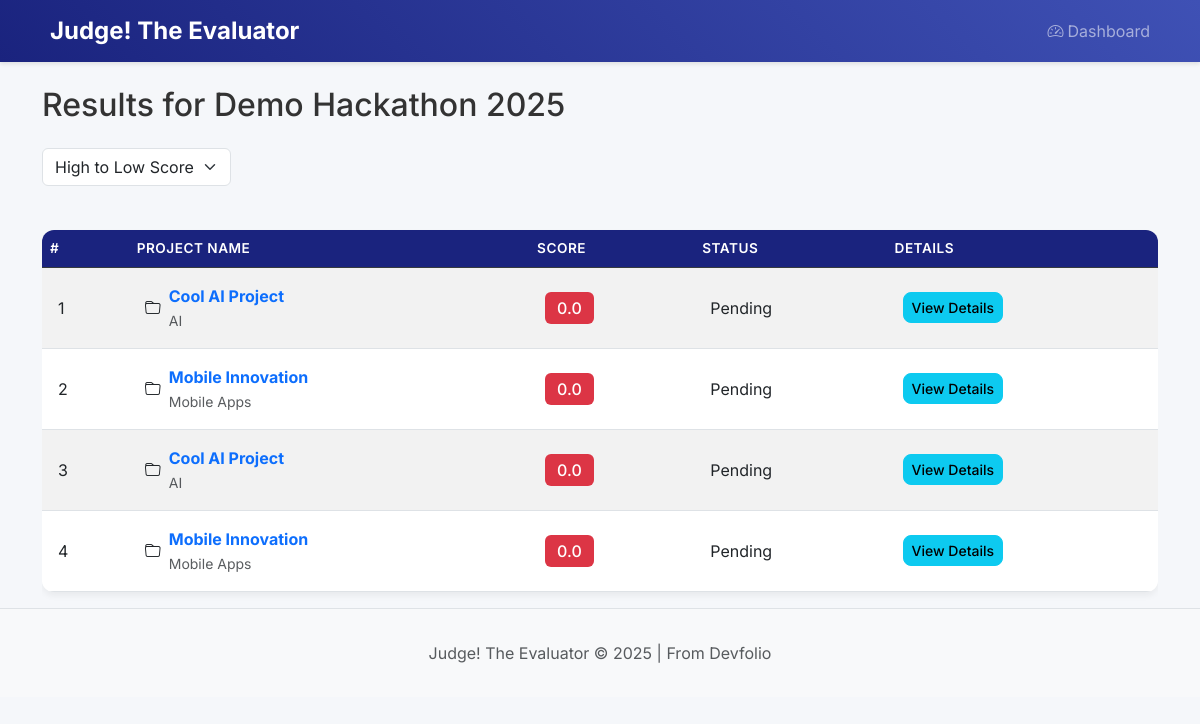
Page /results/1 on the earlier database version.
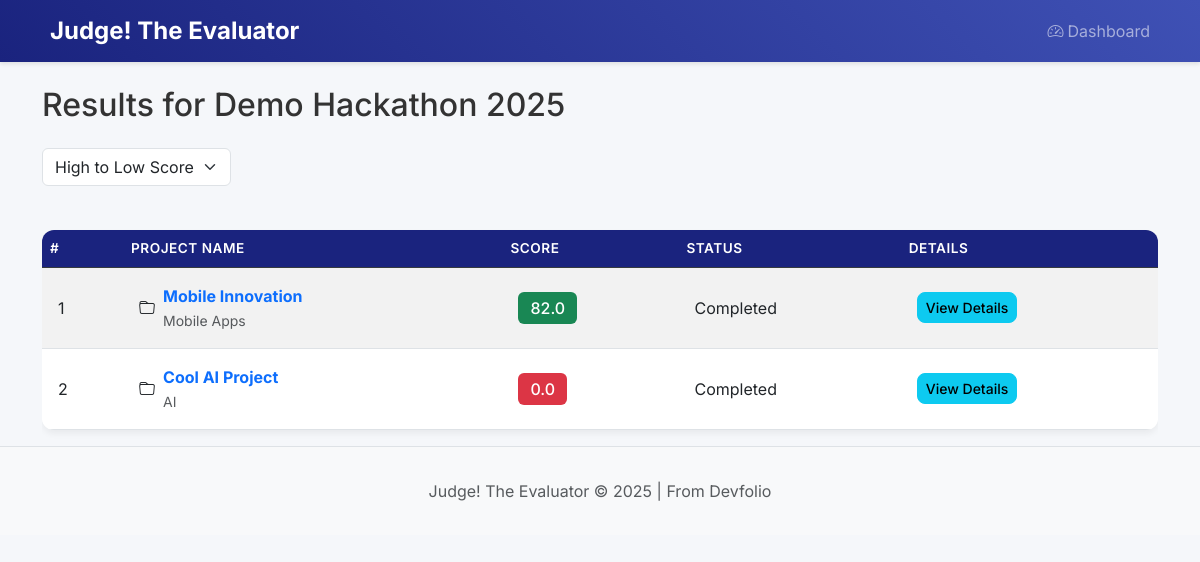
Same page on the later database version.
### app/models/database.py (models this page shows)
class Hackathon(db.Model):
    id = db.Column(db.Integer, primary_key=True)
    name = db.Column(db.String(100), nullable=False)
    url = db.Column(db.String(200), nullable=False)
    created_at = db.Column(db.DateTime, default=datetime.utcnow)

class Project(db.Model):
    id = db.Column(db.Integer, primary_key=True)
    hackathon_id = db.Column(db.Integer, db.ForeignKey('hackathon.id'), nullable=False)
    name = db.Column(db.String(100), nullable=False)
    devfolio_link = db.Column(db.String(200), nullable=False)
    github_link = db.Column(db.String(200), nullable=False)
    video_link = db.Column(db.String(200), nullable=False)
    tracks = db.Column(db.String(200))
    deployed_link = db.Column(db.String(200))
    score = db.Column(db.Float, default=0.0)
    evaluation_status = db.Column(db.String(20), default='pending')
    evaluation_details = db.Column(db.Text)
    created_at = db.Column(db.DateTime, default=datetime.utcnow)

### app/main.py (the view)
@app.route('/results/<int:hackathon_id>')
def results(hackathon_id):
    hackathon = Hackathon.query.get_or_404(hackathon_id)
    sort_order = request.args.get('sort', 'score_desc')
    query = Project.query.filter_by(hackathon_id=hackathon_id)
    if sort_order == 'score_desc':
        projects = query.order_by(Project.score.desc()).all()
    elif sort_order == 'score_asc':
        projects = query.order_by(Project.score.asc()).all()
    else:
        projects = query.all()
    return render_template('results.html', hackathon=hackathon, projects=projects, sort_order=sort_order)

### app/templates/results.html (shortened to what this page needs)
{% extends "base.html" %}
{% block content %}
<h2 class="mb-4">Results for {{ hackathon.name }}</h2>
<div class="d-flex justify-content-between align-items-center mb-4">
    <div>
        <select class="form-select" onchange="window.location.href='/results/{{ hackathon.id }}?sort='+this.value">
            <option value="score_desc" {{ 'selected' if sort_order == 'score_desc' }}>High to Low Score</option>
        </select>
    </div>
</div>
<div class="table-responsive">
    <table class="table table-striped table-hover">
        <thead class="table-dark">
            <tr>
                <th>#</th>
                <th>Project Name</th>
                <th>Score</th>
                <th>Status</th>
                <th>Details</th>
            </tr>
        </thead>
        <tbody>
            {% for project in projects %}
            <tr>
                <td>{{ loop.index }}</td>
                <td>
                    <div class="d-flex align-items-center">
                        <i class="bi bi-folder me-2"></i>
                        <div>
                            <a href="{{ project.devfolio_link }}" target="_blank" class="text-decoration-none fw-bold">{{ project.name }}</a>
                            {% if project.tracks %}
                                <br><small class="text-muted">{{ project.tracks }}</small>
                            {% endif %}
                        </div>
                    </div>
                </td>
                <td>
                    <span class="badge bg-{% if project.score >= 80 %}success{% elif project.score >= 60 %}warning{% else %}danger{% endif %} fs-6">
                        {{ project.score|round(1) }}
                    </span>
                </td>
                <td>{{ project.evaluation_status|title }}</td>
                <td>
                    <button class="btn btn-sm btn-info" onclick="showDetails('{{ project.id }}')">View Details</button>
                </td>
            </tr>
            {% endfor %}
        </tbody>
    </table>
</div>
{% endblock %}

### app/templates/base.html (shortened to what this page needs)
<!DOCTYPE html>
<html lang="en">
<head>
    <link href="https://cdn.jsdelivr.net/npm/bootstrap@5.3.0/dist/css/bootstrap.min.css" rel="stylesheet">
    <link rel="stylesheet" href="https://cdn.jsdelivr.net/npm/bootstrap-icons@1.11.1/font/bootstrap-icons.css">
    <link rel="stylesheet" href="{{ url_for('static', filename='css/style.css') }}">
</head>
<body>
    <nav class="navbar navbar-expand-lg navbar-dark">
        <div class="container">
            <a class="navbar-brand" href="/">
                Judge! The Evaluator
            </a>
            <div class="collapse navbar-collapse" id="navbarNav">
                <ul class="navbar-nav ms-auto">
                    <li class="nav-item">
                        <a class="nav-link" href="/dashboard">
                            <i class="bi bi-speedometer2 me-1"></i>Dashboard
                        </a>
                    </li>
                </ul>
            </div>
        </div>
    </nav>
    <div class="container mt-4">
        {% block content %}{% endblock %}
    </div>
    <footer class="footer mt-auto">
        <div class="container text-center">
            <span class="text-muted">Judge! The Evaluator © 2025 | From Devfolio</span>
        </div>
    </footer>
</body>
</html>

### app/static/css/style.css (style rules this page uses)
body { background-color: #f5f7fa; font-family: 'Inter', sans-serif; color: #333; }
.navbar { background: linear-gradient(45deg, #1a237e, #3f51b5) !important; box-shadow: 0 2px 4px rgba(0,0,0,0.1); }
.navbar-brand { font-weight: 700; color: #ffffff !important; font-size: 1.5rem; }
.btn { border-radius: 8px; font-weight: 500; transition: all 0.3s ease; }
.table { margin-top: 20px; background: white; border-radius: 12px; overflow: hidden; box-shadow: 0 4px 6px rgba(0,0,0,0.05); }
.table th { background-color: #1a237e !important; color: white !important; font-weight: 600; text-transform: uppercase; font-size: 0.85rem; letter-spacing: 0.5px; }
.table td { vertical-align: middle; padding: 1rem; }
.badge { padding: 0.5rem 0.75rem; font-weight: 500; border-radius: 6px; }
.footer { margin-top: 3rem; padding: 2rem 0; background-color: #f8f9fa; border-top: 1px solid #dee2e6; }

Differences in the rows shown:
removed Project: name "Cool AI Project", tracks "AI", score "0.0", evaluation_status "Pending"
removed Project: name "Mobile Innovation", tracks "Mobile Apps", score "0.0", evaluation_status "Pending"
changed Project "Mobile Innovation": score "0.0" → "82.0"; evaluation_status "Pending" → "Completed"; moves up the list
changed Project "Cool AI Project": evaluation_status "Pending" → "Completed"
